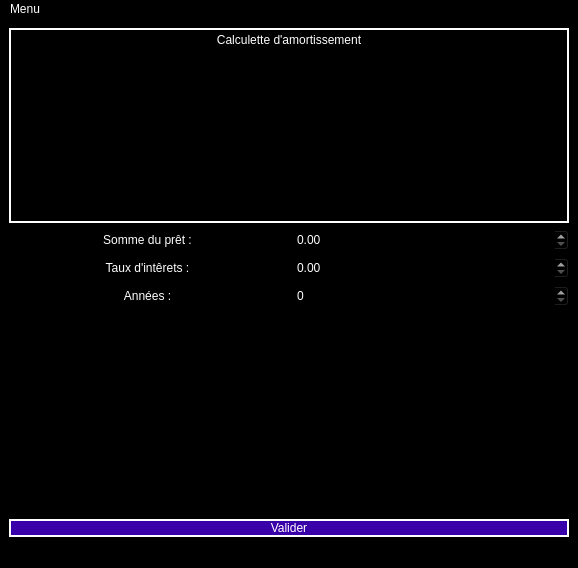
<?xml version="1.0" encoding="UTF-8"?>
<ui version="4.0">
 <class>MainWindow</class>
 <widget class="QMainWindow" name="MainWindow">
  <property name="geometry">
   <rect>
    <x>0</x>
    <y>0</y>
    <width>578</width>
    <height>568</height>
   </rect>
  </property>
  <property name="windowTitle">
   <string>MainWindow</string>
  </property>
  <property name="styleSheet">
   <string notr="true">*{
	color: rgb(255, 255, 255);
	background-color: rgb(0, 0, 0);
	font: 700 12pt &quot;Segoe UI&quot;;
}
#label_4{
	font: 800 26pt &quot;Segoe UI&quot;;
	margin: 0.5em;
	margin-top: 0.2em;
	border: 2px solid rgb(255, 255, 255);
}
QPushButton{
	margin : 1em;
	margin-bottom: 0.2em;
	padding: 0.4em;
	background-color: rgb(57, 0, 170);
	border: 2px solid rgb(255, 255, 255);
}
QPushButton:pressed{
	background-color: rgb(50, 0, 150);
	border: 1px solid rgb(150, 150, 150);
}
QtextBrowser{
	background-color:black;
	font: 700 15pt &quot;Segoe UI&quot;;
}</string>
  </property>
  <widget class="QWidget" name="centralwidget">
   <layout class="QVBoxLayout" name="verticalLayout">
    <item>
     <widget class="QLabel" name="label_4">
      <property name="focusPolicy">
       <enum>Qt::FocusPolicy::TabFocus</enum>
      </property>
      <property name="styleSheet">
       <string notr="true"/>
      </property>
      <property name="text">
       <string>Calculette d'amortissement</string>
      </property>
      <property name="alignment">
       <set>Qt::AlignmentFlag::AlignHCenter|Qt::AlignmentFlag::AlignTop</set>
      </property>
     </widget>
    </item>
    <item>
     <layout class="QVBoxLayout" name="verticalLayout_3">
      <item>
       <layout class="QHBoxLayout" name="horizontalLayout">
        <item>
         <widget class="QLabel" name="label">
          <property name="text">
           <string>Somme du prêt :</string>
          </property>
          <property name="alignment">
           <set>Qt::AlignmentFlag::AlignCenter</set>
          </property>
         </widget>
        </item>
        <item>
         <widget class="QDoubleSpinBox" name="putSomme">
          <property name="maximum">
           <double>5000000000.000000000000000</double>
          </property>
         </widget>
        </item>
       </layout>
      </item>
      <item>
       <layout class="QHBoxLayout" name="horizontalLayout_2">
        <item>
         <widget class="QLabel" name="label_2">
          <property name="text">
           <string>Taux d'intêrets :</string>
          </property>
          <property name="alignment">
           <set>Qt::AlignmentFlag::AlignCenter</set>
          </property>
         </widget>
        </item>
        <item>
         <widget class="QDoubleSpinBox" name="putInteret">
          <property name="maximum">
           <double>100.000000000000000</double>
          </property>
         </widget>
        </item>
       </layout>
      </item>
      <item>
       <layout class="QHBoxLayout" name="horizontalLayout_3">
        <item>
         <widget class="QLabel" name="label_3">
          <property name="text">
           <string>Années :</string>
          </property>
          <property name="alignment">
           <set>Qt::AlignmentFlag::AlignCenter</set>
          </property>
         </widget>
        </item>
        <item>
         <widget class="QSpinBox" name="putAnnee"/>
        </item>
       </layout>
      </item>
     </layout>
    </item>
    <item>
     <widget class="QTextBrowser" name="textBrowser">
      <property name="maximumSize">
       <size>
        <width>16777215</width>
        <height>200</height>
       </size>
      </property>
      <property name="verticalScrollBarPolicy">
       <enum>Qt::ScrollBarPolicy::ScrollBarAsNeeded</enum>
      </property>
      <property name="horizontalScrollBarPolicy">
       <enum>Qt::ScrollBarPolicy::ScrollBarAsNeeded</enum>
      </property>
      <property name="sizeAdjustPolicy">
       <enum>QAbstractScrollArea::SizeAdjustPolicy::AdjustIgnored</enum>
      </property>
      <property name="readOnly">
       <bool>true</bool>
      </property>
      <property name="html">
       <string>&lt;!DOCTYPE HTML PUBLIC &quot;-//W3C//DTD HTML 4.0//EN&quot; &quot;http://www.w3.org/TR/REC-html40/strict.dtd&quot;&gt;
&lt;html&gt;&lt;head&gt;&lt;meta name=&quot;qrichtext&quot; content=&quot;1&quot; /&gt;&lt;meta charset=&quot;utf-8&quot; /&gt;&lt;style type=&quot;text/css&quot;&gt;
p, li { white-space: pre-wrap; }
hr { height: 1px; border-width: 0; }
li.unchecked::marker { content: &quot;\2610&quot;; }
li.checked::marker { content: &quot;\2612&quot;; }
&lt;/style&gt;&lt;/head&gt;&lt;body style=&quot; font-family:'Segoe UI'; font-size:12pt; font-weight:700; font-style:normal;&quot;&gt;
&lt;p style=&quot;-qt-paragraph-type:empty; margin-top:0px; margin-bottom:0px; margin-left:0px; margin-right:0px; -qt-block-indent:0; text-indent:0px; font-size:9pt; font-weight:400;&quot;&gt;&lt;br /&gt;&lt;/p&gt;&lt;/body&gt;&lt;/html&gt;</string>
      </property>
     </widget>
    </item>
    <item>
     <widget class="QPushButton" name="pushButton">
      <property name="text">
       <string>Valider</string>
      </property>
      <property name="autoRepeatDelay">
       <number>306</number>
      </property>
      <property name="default">
       <bool>false</bool>
      </property>
     </widget>
    </item>
   </layout>
  </widget>
  <widget class="QStatusBar" name="statusbar"/>
  <widget class="QMenuBar" name="menuBar">
   <property name="geometry">
    <rect>
     <x>0</x>
     <y>0</y>
     <width>578</width>
     <height>27</height>
    </rect>
   </property>
   <widget class="QMenu" name="menuInformation">
    <property name="title">
     <string>Menu</string>
    </property>
    <addaction name="separator"/>
    <addaction name="separator"/>
    <addaction name="actionInfo"/>
    <addaction name="actionQuitter"/>
   </widget>
   <addaction name="menuInformation"/>
  </widget>
  <action name="actionInfo">
   <property name="text">
    <string>Informations</string>
   </property>
  </action>
  <action name="actionQuitter">
   <property name="text">
    <string>Quitter</string>
   </property>
  </action>
 </widget>
 <resources/>
 <connections/>
</ui>
